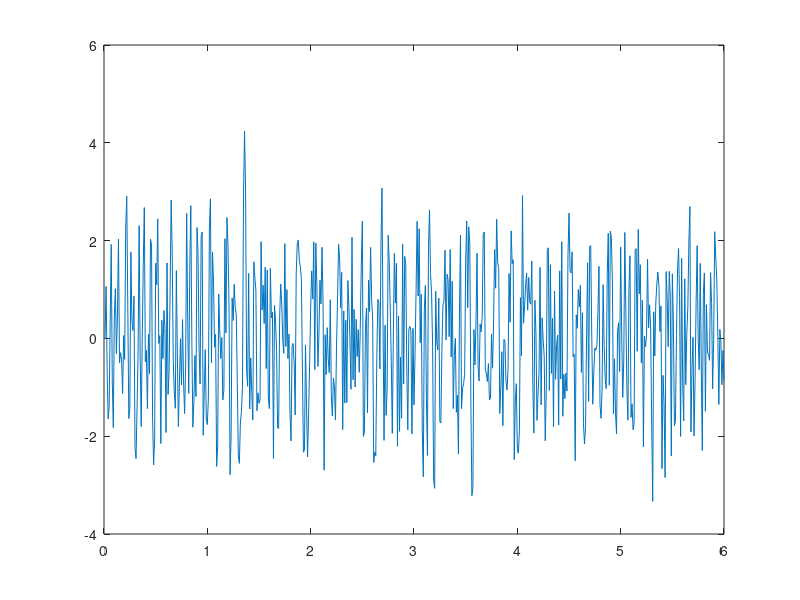

The MATLAB script that drew this image:
%==========================================================================
% Projeto - VRFT
% Tassiano Neuhaus
% tassianors@gmail.com
%==========================================================================
clear all; close all;

% Time sample [s]
Ts=10e-3;
% Final time [s]
Tf=6;

a=2;b=0.85;c=0.6;
% Plant's transfer function - unknown in a real word
G=zpk([],[b],a, Ts)
% M is the desired transfer function in Closed Loop
M=zpk([],[c],1-c, Ts)
% Time vector
t=[0:Ts:Tf];

beta=[ tf([1],[1 -1], Ts); tf([1 0],[1 -1], Ts)]
% input signal - Random
u1=rand(size(t,2),1);
m=mean(u1);
s=std(u1);
u=(u1-m)/s;
% response of unknown plant to u input
Y=lsim(G, u, t);

% L filter
L=M*(1-M);
% yl=L*Y
yl=lsim(L, Y, t);
% ul=L*u
ul=lsim(L, u, t);
%plot(T,ul,'-g',T,yl,'-r');figure;
% rl_t = (1/M) *yl
%rl=lsim(M,yl, t);
rl=filter([1 -c], [1-c], yl);
% entrada do controlador
el=rl-yl;
% saida do contolador
yl;
plot(t, el);figure;
% modelo do controlador
teta=[a; b];
% e entrada u saida do controlador
%phy=[e(t); -e(t-1); u(t-1)]
N=size(t,2);
n=size(teta, 1);
phy=zeros(N, n);
phy=lsim(beta, el, t);
% for t=2:N
%     phy(t, 1)=el(t);
%     phy(t, 2)=-el(t-1);
%     phy(t, 3)=yl(t-1);
% end

% make sure, rank(phy) = n :)
teta_r=inv(phy'*phy)*phy'*ul

C=teta_r'*beta;

T=C*G/(1+C*G)